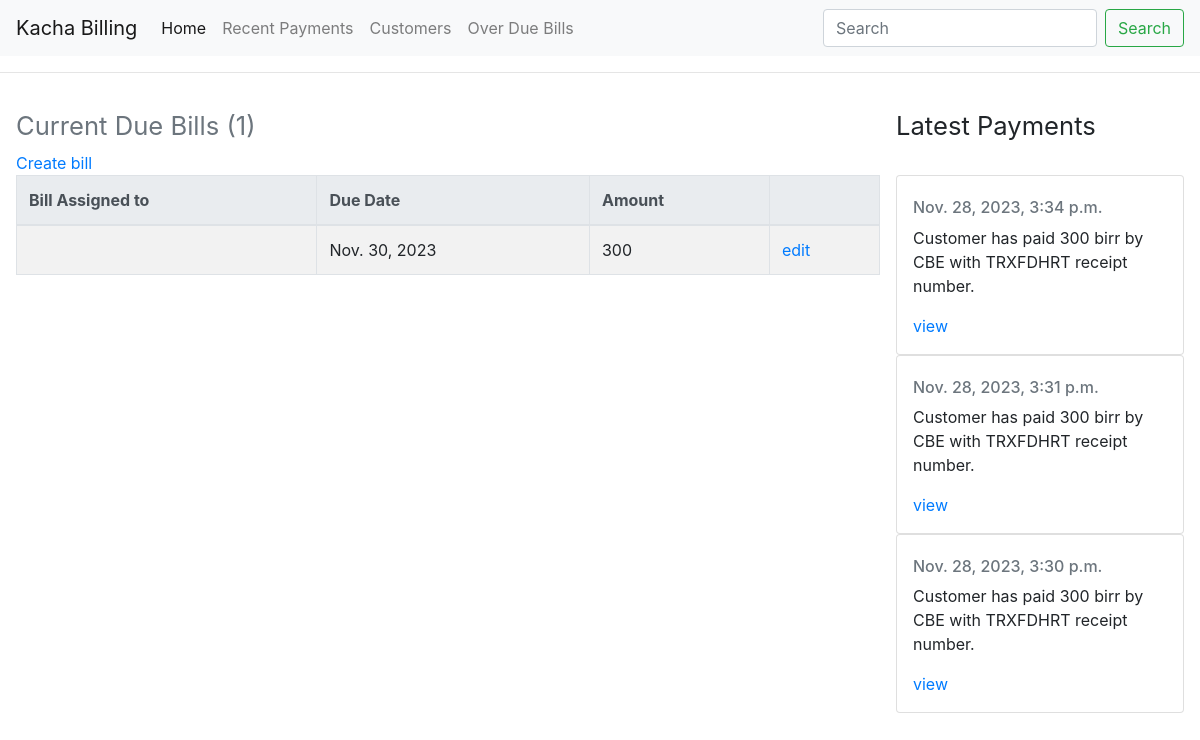
Before: / with the older database file.
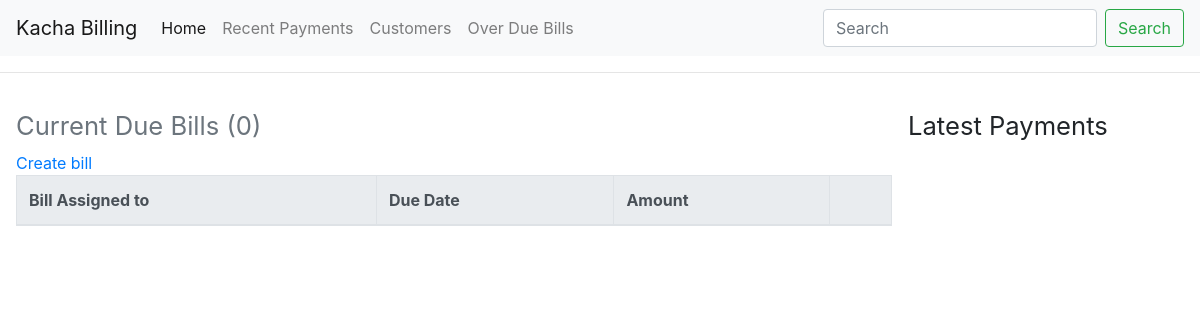
After: the same page with the newer database file.
### base/models.py (models this page shows, shortened)
class Bill(models.Model):
    class Status(models.TextChoices):
        PENDING = 'PENDING', _('Pending')
        PAID = 'PAID', _('Paid')
        OVERDUE = 'OVERDUE', _('Overdue')
    customer = models.ForeignKey(Account, on_delete=models.CASCADE)
    dueDate = models.DateField(max_length=200,
                               validators=[no_past_due_date])
    amount = models.IntegerField(default=0, validators=[MinValueValidator(0)])
    status = models.CharField(max_length=10,
       choices=Status.choices,
       default=Status.PENDING
    )
    created = models.DateTimeField(auto_now_add=True)
    updated = models.DateTimeField(auto_now=True)
    class Meta:
        ordering = ['dueDate','-updated','-created']

class Payment(models.Model):
    id = models.UUIDField(primary_key=True, default=uuid.uuid4, editable=False)
    transactionId = models.CharField(max_length=20)
    bill = models.ForeignKey(Bill, on_delete=models.SET_NULL, null=True)
    paymentChannel = models.CharField(max_length=50)
    remark = models.TextField(max_length=250)
    created = models.DateTimeField(auto_now_add=True)
    updated = models.DateTimeField(auto_now=True)
    class Meta:
        ordering = ['-updated','-created']

### base/views.py (the view)
# urls.py: path('', views.home,name="home"),
def home(request):
    payments = Payment.objects.all()[:10]
    bills = Bill.objects.filter(status='PENDING')
    label = 'Current Due Bills'
    count = bills.count()
    context = {'bills':bills, 'payments':payments, 'label' : label, 'count':count}
    return render(request,'base/home.html',context)

### base/templates/base/home.html (shortened to what this page needs)
{% extends 'main.html' %}
{% block content %}
<div class="home-container">
  <div>
     <h2>
        <small class="text-muted">{{ label }} ({{ count }})</small>
     </h2>
     <a href="{% url 'bill_form' %}">Create bill</a>
     <table class="table table-striped table-bordered table-hover">
        <thead class="thead-light">
           <tr>
              <th scope="col">Bill Assigned to</th>
              <th scope="col">Due Date</th>
              <th scope="col">Amount</th>
              <th scope="col"></th>
           </tr>
        </thead>
        <tbody>
           {% for bill in bills %}
           <tr>
              <td><a href="{% url 'bill' bill.id %}">{{bill.customer.username}}</a></td>
              <td>{{bill.dueDate}}</td>
              <td>{{bill.amount}}</td>
              <td><a href="{% url 'update_bill' bill.id %}">edit</a></td>
           </tr>
           {% endfor %}
        </tbody>
     </table>
  </div>
  <div>
     <h2>
        <small class="text-muted-right">Latest Payments</small>
     </h2>
     <br>
     {% for payment in payments %}
     <div class="card" style="width: 18rem;">
        <div class="card-body">
           <h6 class="card-subtitle mb-2 text-muted">{{payment.created}}</h6>
           <p class="card-text">Customer has paid {{payment.bill.amount}} birr by {{payment.paymentChannel}} with {{payment.transactionId}} receipt number.</p>
           <a href="#" class="card-link">view</a>
        </div>
     </div>
     {% endfor %}
  </div>
</div>
{% endblock %}

Changed rows visible on the page:
removed Bill: dueDate "Nov. 30, 2023", amount "300"
removed Payment: created "Nov. 28, 2023, 3:34 p.m.", bill.amount "300", paymentChannel "CBE", transactionId "TRXFDHRT"
removed Payment: created "Nov. 28, 2023, 3:31 p.m.", bill.amount "300", paymentChannel "CBE", transactionId "TRXFDHRT"
removed Payment: created "Nov. 28, 2023, 3:30 p.m.", bill.amount "300", paymentChannel "CBE", transactionId "TRXFDHRT"
Other visible differences:
{{ count }}: "1" → "0"
